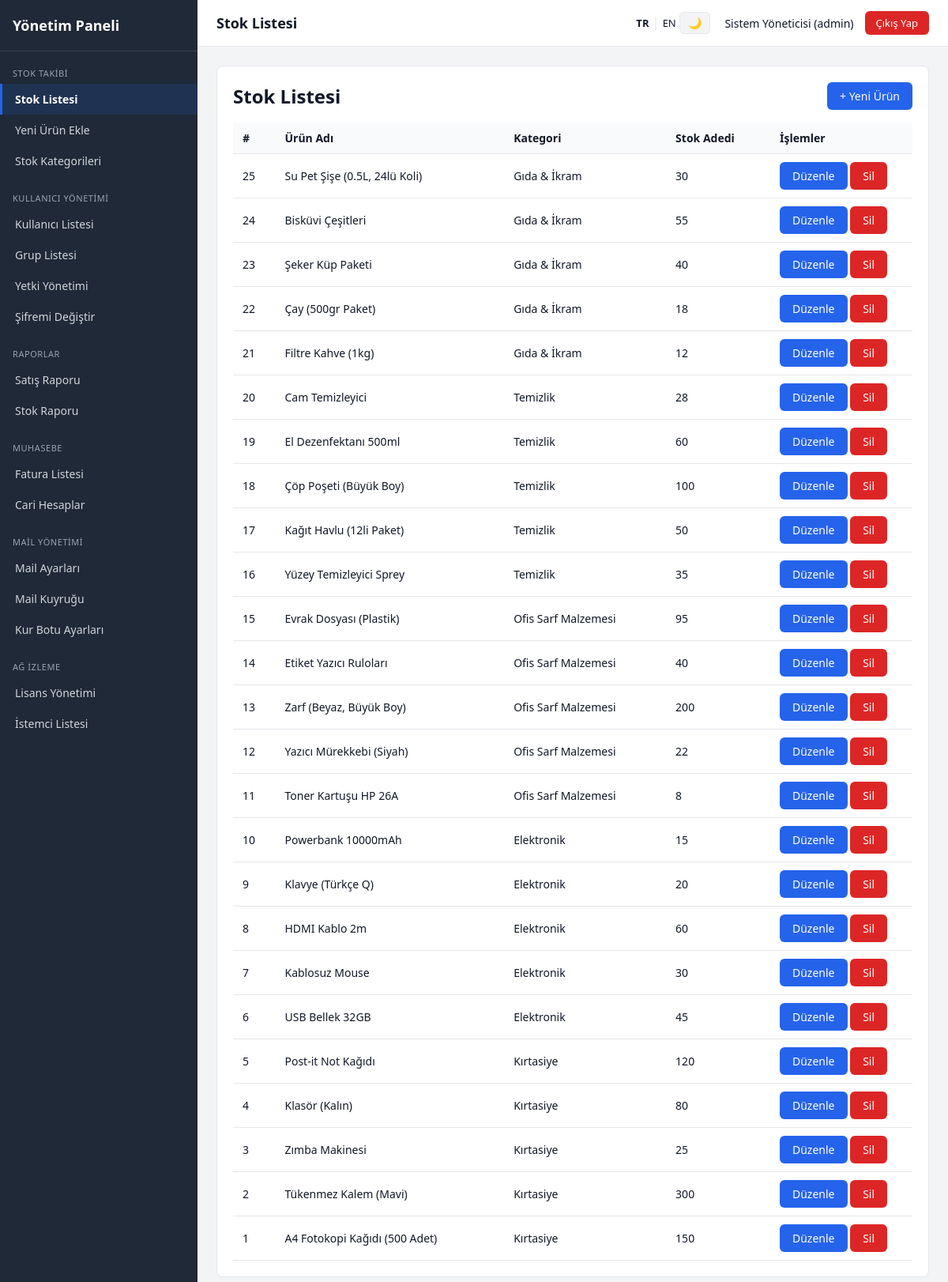
/index.php?page=stok_listesi (signed in), run on the app's committed database.
### tables this page shows
CREATE TABLE menus (
    id INT AUTO_INCREMENT PRIMARY KEY,
    module_id INT NOT NULL,
    parent_id INT DEFAULT NULL,
    page_id INT DEFAULT NULL,
    menu_title VARCHAR(150) NOT NULL,
    icon VARCHAR(50) DEFAULT NULL,
    sort_order INT DEFAULT 0,
    is_active TINYINT(1) DEFAULT 1,
    FOREIGN KEY (module_id) REFERENCES modules(id) ON DELETE CASCADE,
    FOREIGN KEY (page_id) REFERENCES pages(id) ON DELETE SET NULL,
    FOREIGN KEY (parent_id) REFERENCES menus(id) ON DELETE CASCADE
);

CREATE TABLE pages (
    id INT AUTO_INCREMENT PRIMARY KEY,
    module_id INT NOT NULL,
    page_key VARCHAR(100) NOT NULL UNIQUE,
    page_title VARCHAR(150) NOT NULL,
    file_path VARCHAR(255) NOT NULL,
    sort_order INT DEFAULT 0,
    is_active TINYINT(1) DEFAULT 1,
    created_at DATETIME DEFAULT CURRENT_TIMESTAMP,
    FOREIGN KEY (module_id) REFERENCES modules(id) ON DELETE CASCADE
);

CREATE TABLE stok_urunleri (
    id INT AUTO_INCREMENT PRIMARY KEY,
    urun_adi VARCHAR(150) NOT NULL,
    kategori VARCHAR(100) DEFAULT NULL,
    stok_adedi INT NOT NULL DEFAULT 0,
    created_at DATETIME DEFAULT CURRENT_TIMESTAMP,
    updated_at DATETIME DEFAULT CURRENT_TIMESTAMP ON UPDATE CURRENT_TIMESTAMP
);

### includes/lang.php (called while the page is built, shortened)
<?php
function currentLang(): string
{
    $lang = $_COOKIE['panel_lang'] ?? 'tr';
    return in_array($lang, ['tr', 'en'], true) ? $lang : 'tr';
}
function currentTheme(): string
{
    $theme = $_COOKIE['panel_theme'] ?? 'light';
    return in_array($theme, ['light', 'dark'], true) ? $theme : 'light';
}
function t(string $key): string
{
    $lang = currentLang();
    return $GLOBALS['__PANEL_STRINGS'][$lang][$key] ?? $key;
}

### includes/functions.php (called while the page is built, shortened)
<?php
function getPageByKey(PDO $pdo, string $pageKey): ?array
{
    $stmt = $pdo->prepare(
        "SELECT p.*, m.module_name, m.module_key
         FROM pages p
         INNER JOIN modules m ON m.id = p.module_id
         WHERE p.page_key = :page_key AND p.is_active = 1
         LIMIT 1"
    );
    $stmt->execute(['page_key' => $pageKey]);
    $page = $stmt->fetch();
    return $page ?: null;
}
function groupHasPermission(PDO $pdo, int $groupId, int $pageId, string $action): bool
{
    $column = match ($action) {
        'view'   => 'can_view',
        'add'    => 'can_add',
        'update' => 'can_update',
        'delete' => 'can_delete',
        default  => null,
    };
    $stmt = $pdo->prepare(
        "SELECT {$column} FROM group_page_permissions
         WHERE group_id = :group_id AND page_id = :page_id
         LIMIT 1"
    );
    $stmt->execute(['group_id' => $groupId, 'page_id' => $pageId]);
    $row = $stmt->fetch();
    return $row && (int)$row[$column] === 1;
}
function getMenuForGroup(PDO $pdo, int $groupId): array
{
    $sql = "
        SELECT
            mo.id            AS module_id,
            mo.module_name,
            mo.module_key,
            mo.icon          AS module_icon,
            mo.sort_order    AS module_sort,
            me.id            AS menu_id,
            me.menu_title,
            me.icon          AS menu_icon,
            me.sort_order    AS menu_sort,
            pg.page_key,
            pg.page_title
        FROM group_page_permissions gpp
        INNER JOIN pages pg   ON pg.id = gpp.page_id
        INNER JOIN modules mo ON mo.id = pg.module_id
        INNER JOIN menus me   ON me.page_id = pg.id
        WHERE gpp.group_id = :group_id
          AND gpp.can_view = 1
          AND pg.is_active = 1
          AND mo.is_active = 1
          AND me.is_active = 1
        ORDER BY mo.sort_order ASC, me.sort_order ASC
    ";
    $stmt = $pdo->prepare($sql);
    $stmt->execute(['group_id' => $groupId]);
    $rows = $stmt->fetchAll();
    $menu = [];
    foreach ($rows as $row) {
        $modKey = $row['module_key'];
        if (!isset($menu[$modKey])) {
            $menu[$modKey] = [
                'module_id'   => $row['module_id'],
                'module_name' => $row['module_name'],
                'module_icon' => $row['module_icon'],
                'items'       => [],
            ];
        }
        $menu[$modKey]['items'][] = [
            'menu_title' => $row['menu_title'],
            'menu_icon'  => $row['menu_icon'],
            'page_key'   => $row['page_key'],
        ];
    }
    return $menu;
}
function e(string $value): string
{
    return htmlspecialchars($value, ENT_QUOTES, 'UTF-8');
}

### includes/auth.php (called while the page is built, shortened)
<?php
function currentGroupId(): int
{
    return (int)($_SESSION['group_id'] ?? 0);
}
function currentUsername(): string
{
    return $_SESSION['username'] ?? '';
}
function currentFullName(): string
{
    return $_SESSION['full_name'] ?? '';
}
function requirePermission(PDO $pdo, int $pageId, string $action = 'view'): void
{
    $groupId = currentGroupId();
    if (!groupHasPermission($pdo, $groupId, $pageId, $action)) {
        http_response_code(403);
        include __DIR__ . '/../403.php';
        exit;
    }
}

### modules/stok_takip/liste.php (the view, shortened to what this page needs)
<?php
$editingProduct = null;
$products = $pdo->query("SELECT * FROM stok_urunleri ORDER BY id DESC")->fetchAll();
?>
<?php if ($editingProduct): ?>
    <div class="card">
        <h2>Ürünü Düzenle</h2>
        <form method="post" action="index.php?page=stok_listesi">
            <input type="hidden" name="update_id" value="<?= (int)$editingProduct['id'] ?>">
            <label>Ürün Adı</label>
            <input type="text" name="urun_adi" value="<?= e($editingProduct['urun_adi']) ?>"
                   style="width:100%;padding:8px;margin-bottom:12px;" required>
            <label>Kategori</label>
            <input type="text" name="kategori" value="<?= e($editingProduct['kategori'] ?? '') ?>"
                   style="width:100%;padding:8px;margin-bottom:12px;">
            <label>Stok Adedi</label>
            <input type="number" name="stok_adedi" value="<?= (int)$editingProduct['stok_adedi'] ?>"
                   style="width:100%;padding:8px;margin-bottom:16px;">
            <button type="submit" class="btn btn-success">Güncelle</button>
            <a href="index.php?page=stok_listesi" class="btn" style="background:#e5e7eb;">Vazgeç</a>
        </form>
    </div>
<?php else: ?>
    <div class="card">
        <div style="display:flex; justify-content:space-between; align-items:center; margin-bottom:16px;">
            <h2 style="margin:0;">Stok Listesi</h2>
            <?php if ($canAdd): ?>
                <a href="index.php?page=stok_ekle" class="btn btn-primary">+ Yeni Ürün</a>
            <?php endif; ?>
        </div>
        <table class="data-table">
            <thead>
            <tr>
                <th>#</th>
                <th>Ürün Adı</th>
                <th>Kategori</th>
                <th>Stok Adedi</th>
                <?php if ($canUpdate || $canDelete): ?><th style="width:180px;">İşlemler</th><?php endif; ?>
            </tr>
            </thead>
            <tbody>
            <?php foreach ($products as $p): ?>
                <tr>
                    <td><?= (int)$p['id'] ?></td>
                    <td><?= e($p['urun_adi']) ?></td>
                    <td><?= e($p['kategori'] ?? '-') ?></td>
                    <td><?= (int)$p['stok_adedi'] ?></td>
                    <?php if ($canUpdate || $canDelete): ?>
                        <td>
                            <?php if ($canUpdate): ?>
                                <a href="index.php?page=stok_listesi&edit=<?= (int)$p['id'] ?>" class="btn btn-primary">Düzenle</a>
                            <?php endif; ?>
                            <?php if ($canDelete): ?>
                                <a href="index.php?page=stok_listesi&delete=<?= (int)$p['id'] ?>"
                                   class="btn btn-danger"
                                   onclick="return confirm('Bu ürünü silmek istediğinize emin misiniz?');">Sil</a>
                            <?php endif; ?>
                        </td>
                    <?php endif; ?>
                </tr>
            <?php endforeach; ?>
            </tbody>
        </table>
    </div>
<?php endif; ?>

### includes/header.php (shortened to what this page needs)
<!DOCTYPE html>
<html lang="<?= e(currentLang()) ?>" data-theme="<?= e(currentTheme()) ?>">
<head>
    <link rel="stylesheet" href="assets/css/style.css">
</head>
<body>
<div class="app-shell">
    <aside class="sidebar">
        <div class="sidebar-brand"><?= e(t('brand_title')) ?></div>
        <nav class="sidebar-menu">
            <?php foreach ($menuData as $moduleKey => $module): ?>
                <div class="menu-module">
                    <div class="menu-module-title"><?= e($module['module_name']) ?></div>
                    <ul>
                        <?php foreach ($module['items'] as $item): ?>
                            <li>
                                <a href="index.php?page=<?= urlencode($item['page_key']) ?>"
                                   class="<?= ($currentPageKey ?? '') === $item['page_key'] ? 'active' : '' ?>">
                                    <?= e($item['menu_title']) ?>
                                </a>
                            </li>
                        <?php endforeach; ?>
                    </ul>
                </div>
            <?php endforeach; ?>
        </nav>
    </aside>
    <div class="main-area">
        <header class="topbar">
            <div class="topbar-title"><?= e($pageTitle ?? '') ?></div>
            <div style="display:flex; align-items:center; gap:18px;">
                <div class="topbar-controls">
                    <a href="javascript:void(0)" onclick="panelSwitchLang('tr')"
                       style="font-weight:<?= currentLang() === 'tr' ? '700' : '400' ?>;">TR</a>
                    <span style="color:var(--border-color);">|</span>
                    <a href="javascript:void(0)" onclick="panelSwitchLang('en')"
                       style="font-weight:<?= currentLang() === 'en' ? '700' : '400' ?>;">EN</a>
                    <button type="button" class="btn btn-theme" onclick="panelToggleTheme()"
                            title="<?= currentTheme() === 'light' ? e(t('theme_dark_tooltip')) : e(t('theme_light_tooltip')) ?>">
                        <?= currentTheme() === 'light' ? '🌙' : '☀️' ?>
                    </button>
                </div>
                <div class="topbar-user">
                    <span><?= e(currentFullName()) ?> (<?= e(currentUsername()) ?>)</span>
                    <a href="logout.php" class="btn-logout"><?= e(t('logout')) ?></a>
                </div>
            </div>
        </header>
        <main class="content-area">

### index.php (shortened to what this page needs)
<?php
require __DIR__ . '/config/db.php';
require __DIR__ . '/includes/auth.php';
require __DIR__ . '/includes/functions.php';
require __DIR__ . '/includes/lang.php';
$groupId  = currentGroupId();
$menuData = getMenuForGroup($pdo, $groupId);
$pageKey = $_GET['page'] ?? '';
    ?>
    <?php
$page = getPageByKey($pdo, $pageKey);
requirePermission($pdo, (int)$page['id'], 'view');
$pageTitle      = $page['page_title'];
$currentPageKey = $pageKey;
$canAdd    = groupHasPermission($pdo, $groupId, (int)$page['id'], 'add');
$canUpdate = groupHasPermission($pdo, $groupId, (int)$page['id'], 'update');
$canDelete = groupHasPermission($pdo, $groupId, (int)$page['id'], 'delete');
require __DIR__ . '/includes/header.php';
$targetFile = __DIR__ . '/' . $page['file_path'];
if (file_exists($targetFile)) {
    require $targetFile;
} else {
    echo '<div class="card"><h2>Dosya Bulunamadı</h2><p>Bu sayfaya ait fiziksel dosya (' . e($page['file_path']) . ') mevcut değil.</p></div>';
}
require __DIR__ . '/includes/footer.php';

### includes/footer.php (shortened to what this page needs)
        </main>
    </div>
</div>
</body>
</html>

### assets/css/style.css (style rules this page uses)
:root { --sidebar-bg: #1f2937; --sidebar-text: #d1d5db; --sidebar-active: #2563eb; --topbar-bg: #ffffff; --content-bg: #f3f4f6; --border-color: #e5e7eb; --text-dark: #111827; --accent: #2563eb; --danger: #dc2626; --success: #16a34a; --card-bg: #ffffff; --table-header-bg: #f9fafb; --input-bg: #ffffff; }
* { box-sizing: border-box; }
body { margin: 0; font-family: 'Segoe UI', Arial, sans-serif; background: var(--content-bg); color: var(--text-dark); }
.app-shell { display: flex; min-height: 100vh; }
.sidebar { width: 250px; background: var(--sidebar-bg); color: var(--sidebar-text); flex-shrink: 0; padding: 0 0 20px 0; }
.sidebar-brand { padding: 20px 16px; font-size: 18px; font-weight: 600; color: #fff; border-bottom: 1px solid rgba(255,255,255,0.1); }
.menu-module { margin-top: 14px; }
.menu-module-title { font-size: 11px; text-transform: uppercase; letter-spacing: 0.05em; color: #9ca3af; padding: 6px 16px; }
.sidebar-menu ul { list-style: none; margin: 0; padding: 0; }
.sidebar-menu a { display: block; padding: 10px 16px; color: var(--sidebar-text); text-decoration: none; font-size: 14px; border-left: 3px solid transparent; }
.sidebar-menu a.active { background: rgba(37,99,235,0.15); border-left-color: var(--sidebar-active); color: #fff; font-weight: 600; }
.main-area { flex: 1; display: flex; flex-direction: column; min-width: 0; }
.topbar { background: var(--topbar-bg); border-bottom: 1px solid var(--border-color); padding: 14px 24px; display: flex; align-items: center; justify-content: space-between; }
.topbar-title { font-size: 18px; font-weight: 600; }
.topbar-user { display: flex; align-items: center; gap: 14px; font-size: 14px; }
.btn-logout { background: var(--danger); color: #fff; padding: 6px 14px; border-radius: 6px; text-decoration: none; font-size: 13px; }
.content-area { padding: 24px; flex: 1; }
.card { background: var(--card-bg); border: 1px solid var(--border-color); border-radius: 8px; padding: 20px; margin-bottom: 20px; }
table.data-table { width: 100%; border-collapse: collapse; font-size: 14px; }
table.data-table th, table.data-table td { text-align: left; padding: 10px 12px; border-bottom: 1px solid var(--border-color); }
table.data-table th { background: var(--table-header-bg); font-weight: 600; color: var(--text-dark); }
table.data-table td { color: var(--text-dark); }
.btn { display: inline-block; padding: 8px 16px; border-radius: 6px; text-decoration: none; font-size: 14px; border: none; cursor: pointer; }
.btn-primary { background: var(--accent); color: #fff; }
.btn-danger { background: var(--danger); color: #fff; }
.topbar-controls a { text-decoration: none; color: var(--text-dark); font-size: 13px; }
.topbar-controls .btn-theme { background: var(--content-bg); border: 1px solid var(--border-color); padding: 5px 10px; font-size: 14px; }

### data on the page
menus: menu_title "Stok Listesi"
menus: menu_title "Yeni Ürün Ekle"
menus: menu_title "Stok Kategorileri"
menus: menu_title "Kullanıcı Listesi"
menus: menu_title "Grup Listesi"
menus: menu_title "Yetki Yönetimi"
menus: menu_title "Şifremi Değiştir"
menus: menu_title "Satış Raporu"
menus: menu_title "Stok Raporu"
menus: menu_title "Fatura Listesi"
menus: menu_title "Cari Hesaplar"
menus: menu_title "Mail Ayarları"
menus: menu_title "Mail Kuyruğu"
menus: menu_title "Kur Botu Ayarları"
menus: menu_title "Lisans Yönetimi"
menus: menu_title "İstemci Listesi"
pages: page_title "Stok Listesi"
stok_urunleri: id "25", urun_adi "Su Pet Şişe (0.5L, 24lü Koli)", kategori "Gıda & İkram", stok_adedi "30"
stok_urunleri: id "24", urun_adi "Bisküvi Çeşitleri", kategori "Gıda & İkram", stok_adedi "55"
stok_urunleri: id "23", urun_adi "Şeker Küp Paketi", kategori "Gıda & İkram", stok_adedi "40"
stok_urunleri: id "22", urun_adi "Çay (500gr Paket)", kategori "Gıda & İkram", stok_adedi "18"
stok_urunleri: id "21", urun_adi "Filtre Kahve (1kg)", kategori "Gıda & İkram", stok_adedi "12"
stok_urunleri: id "20", urun_adi "Cam Temizleyici", kategori "Temizlik", stok_adedi "28"
stok_urunleri: id "19", urun_adi "El Dezenfektanı 500ml", kategori "Temizlik", stok_adedi "60"
stok_urunleri: id "18", urun_adi "Çöp Poşeti (Büyük Boy)", kategori "Temizlik", stok_adedi "100"
stok_urunleri: id "17", urun_adi "Kağıt Havlu (12li Paket)", kategori "Temizlik", stok_adedi "50"
stok_urunleri: id "16", urun_adi "Yüzey Temizleyici Sprey", kategori "Temizlik", stok_adedi "35"
stok_urunleri: id "15", urun_adi "Evrak Dosyası (Plastik)", kategori "Ofis Sarf Malzemesi", stok_adedi "95"
stok_urunleri: id "14", urun_adi "Etiket Yazıcı Ruloları", kategori "Ofis Sarf Malzemesi", stok_adedi "40"
stok_urunleri: id "13", urun_adi "Zarf (Beyaz, Büyük Boy)", kategori "Ofis Sarf Malzemesi", stok_adedi "200"
stok_urunleri: id "12", urun_adi "Yazıcı Mürekkebi (Siyah)", kategori "Ofis Sarf Malzemesi", stok_adedi "22"
stok_urunleri: id "11", urun_adi "Toner Kartuşu HP 26A", kategori "Ofis Sarf Malzemesi", stok_adedi "8"
stok_urunleri: id "10", urun_adi "Powerbank 10000mAh", kategori "Elektronik", stok_adedi "15"
stok_urunleri: id "9", urun_adi "Klavye (Türkçe Q)", kategori "Elektronik", stok_adedi "20"
stok_urunleri: id "8", urun_adi "HDMI Kablo 2m", kategori "Elektronik", stok_adedi "60"
stok_urunleri: id "7", urun_adi "Kablosuz Mouse", kategori "Elektronik", stok_adedi "30"
stok_urunleri: id "6", urun_adi "USB Bellek 32GB", kategori "Elektronik", stok_adedi "45"
stok_urunleri: id "5", urun_adi "Post-it Not Kağıdı", kategori "Kırtasiye", stok_adedi "120"
stok_urunleri: id "4", urun_adi "Klasör (Kalın)", kategori "Kırtasiye", stok_adedi "80"
stok_urunleri: id "3", urun_adi "Zımba Makinesi", kategori "Kırtasiye", stok_adedi "25"
stok_urunleri: id "2", urun_adi "Tükenmez Kalem (Mavi)", kategori "Kırtasiye", stok_adedi "300"
stok_urunleri: id "1", urun_adi "A4 Fotokopi Kağıdı (500 Adet)", kategori "Kırtasiye", stok_adedi "150"

### other printed values
t('brand_title') "Yönetim Paneli"
$module['module_name'] "STOK TAKIBI"
$module['module_name'] "KULLANICI YÖNETIMI"
$module['module_name'] "RAPORLAR"
$module['module_name'] "MUHASEBE"
$module['module_name'] "MAIL YÖNETIMI"
$module['module_name'] "AĞ İZLEME"
currentFullName() "Sistem Yöneticisi"
currentUsername() "admin"
t('logout') "Çıkış Yap"
